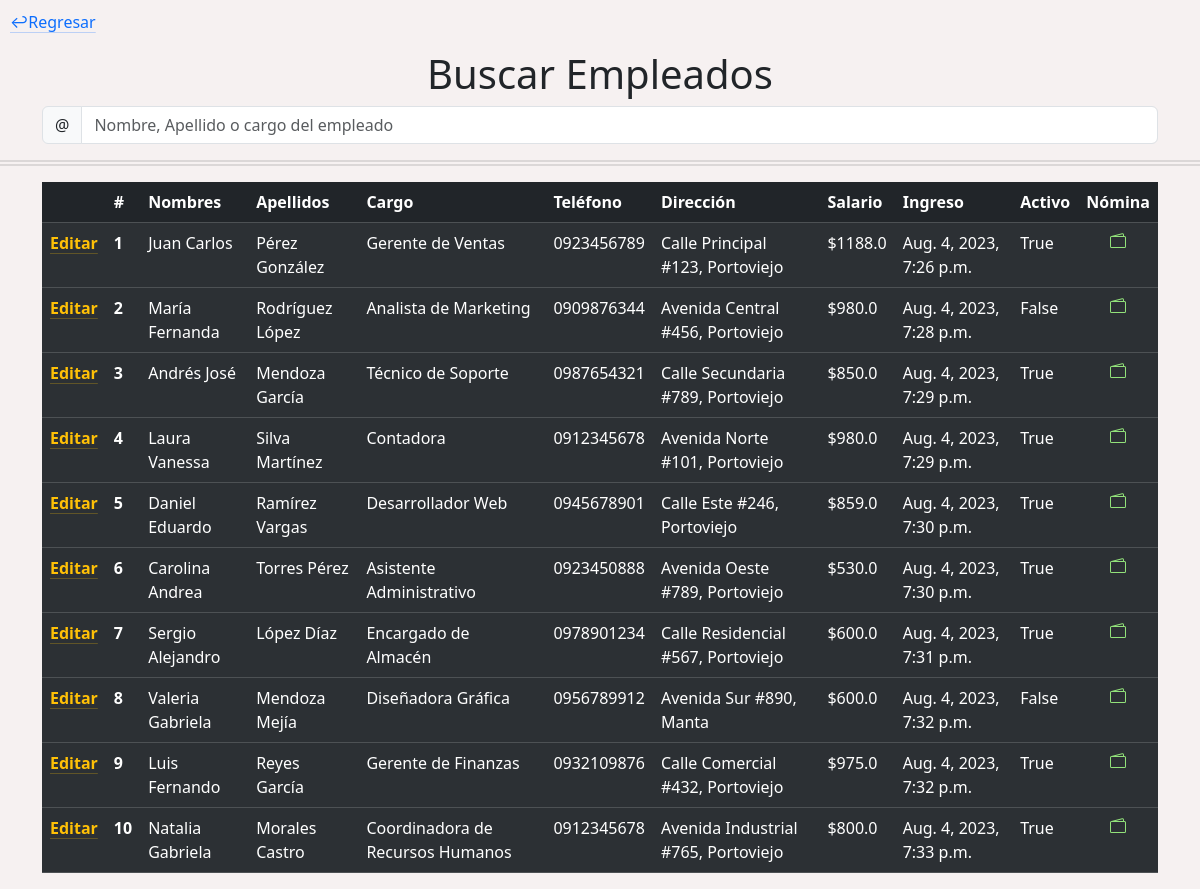
Page /administracion/empleados/ (signed in) on the earlier database version.
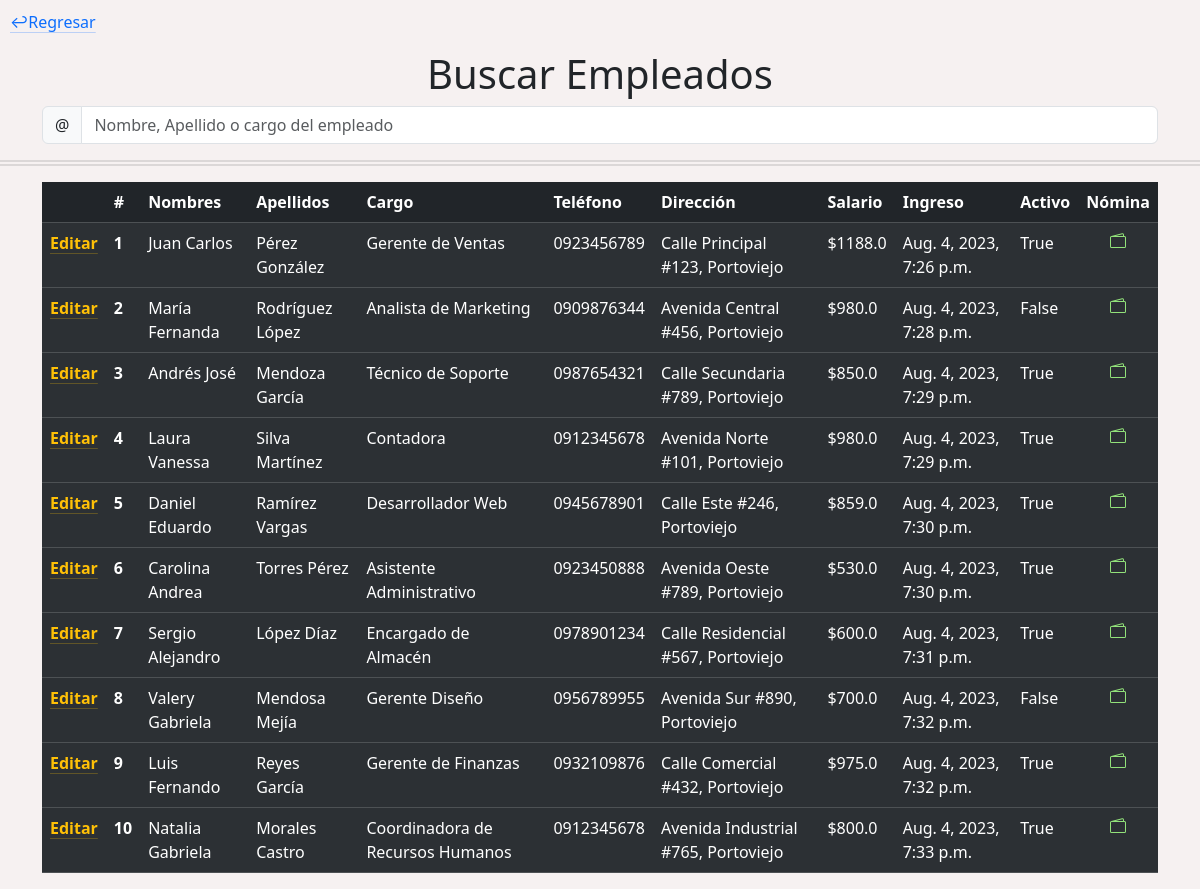
Same page on the later database version.
### SySdjango/Administracion/models.py (models this page shows, shortened)
class Empleado(models.Model):
    nombres = models.CharField(max_length=30)
    apellidos = models.CharField(max_length=30)
    cargo = models.CharField(max_length=100)
    telefono = models.CharField(max_length=20)
    direccion = models.CharField(max_length=200)
    fecha_ingreso = models.DateTimeField(auto_now_add=True)
    salario = models.FloatField()
    cedula = models.IntegerField()
    en_servicio = models.BooleanField(default=True)
    administrador = models.ForeignKey(User, on_delete=models.CASCADE)

### SySdjango/Administracion/views.py (the view)
# urls.py: path('administracion/empleados/', views.empleados, name='EMPLEADOS'),
def empleados(request):
    idAdministrador = request.user.id
    empleados = Empleado.objects.filter(administrador=idAdministrador)
    return render(request, '01-empleados.html', {'empleados':empleados})

### templates/admTemplates/01-empleados.html (shortened to what this page needs)
{% load static %}
<!DOCTYPE html>
<html lang="en">
<head>
  <link href="https://cdn.jsdelivr.net/npm/bootstrap@5.3.1/dist/css/bootstrap.min.css" rel="stylesheet"
>
  <link rel="stylesheet" href='{% static "cssCustom/administracion.css" %}'>
</head>
<body>
  <p class="regresar"><a href="#" id="botonRegresar" class="link-primary link-offset-2 link-underline-opacity-25 link-underline-opacity-100-hover">&#8617;Regresar</a></p>
  <div class="container" id="containerBuscador">
    <h1>Buscar Empleados</h1>
    <form id="search-form">
      <div class="input-group flex-nowrap">
        <span class="input-group-text" id="addon-wrapping">@</span>
        <input id="search-input" type="text" class="form-control" placeholder="Nombre, Apellido o cargo del empleado"
          aria-label="Username" aria-describedby="addon-wrapping">
      </div>
    </form>
  </div>
  <hr class="separador">
  <div class="container">
    <table class="table table-dark table-striped">
      <thead>
        <tr>
          <th scope="col"></th>
          <th scope="col">#</th>
          <th scope="col">Nombres</th>
          <th scope="col">Apellidos</th>
          <th scope="col">Cargo</th>
          <th scope="col">Teléfono</th>
          <th scope="col">Dirección</th>
          <th scope="col">Salario</th>
          <th scope="col">Ingreso</th>
          <th scope="col">Activo</th>
          <th scope="col">Nómina</th>
        </tr>
      </thead>
      {% for empleado in empleados %}
      <tbody>
        <tr>
          <th><p><a href="{% url 'editarEmpleado' empleado.cedula %}"
              class="link-warning link-offset-2 link-underline-opacity-25 link-underline-opacity-100-hover">Editar</a></p> </th>
          <th scope="row">{{empleado.id}}</th>
          <td>{{empleado.nombres}}</td>
          <td>{{empleado.apellidos}}</td>
          <td>{{empleado.cargo}}</td>
          <td>{{empleado.telefono}}</td>
          <td>{{empleado.direccion}}</td>
          <td>${{empleado.salario}}</td>
          <td>{{empleado.fecha_ingreso}}</td>
          <td>{{empleado.en_servicio}}</td>
          <td style="text-align: center;">
            <a class="icon-link" href="{% url 'nominaEmpleado' empleado.cedula %}" style="color: #92e27a;">
            </a>
          </td>
        </tr>
      </tbody>
      {% endfor %}
    </table>
  </div>
</body>

Differences in the rows shown:
changed Empleado id 8: nombres "Valeria Gabriela" → "Valery Gabriela"; apellidos "Mendoza Mejía" → "Mendosa Mejía"; cargo "Diseñadora Gráfica" → "Gerente Diseño"; telefono "0956789912" → "0956789955"; direccion "Avenida Sur #890, Manta" → "Avenida Sur #890, Portoviejo"; salario "600.0" → "700.0"
